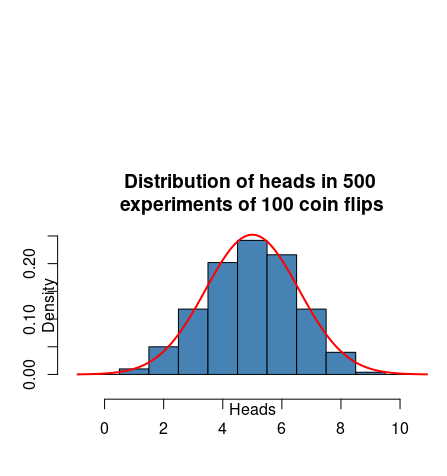

Source code (R):
# -------------------------------------------------
# 1. Settings
n      <- 10           # flips per experiment
p      <- 0.5          # probability of a head
reps   <- 500          # how many repetitions (larger → smoother histogram)

# -------------------------------------------------
# 2. Simulate the experiment
set.seed(2026)                              # optional, for reproducibility
heads <- rbinom(reps, size = n, prob = p)   # number of heads in each run
par(mar = c(5, 4, 12, 1) + 0.0)

# -------------------------------------------------
# 3. Plot the empirical distribution (histogram)
hist(heads,
     breaks = seq(-0.5, n + 0.5, by = 1),   # one bar per possible count
     freq   = FALSE,                        # density on the y‑axis
     ylim = c(0, 0.25),                     # increase the y limit
     col    = "steelblue",
     main   = paste("Distribution of heads in", reps,
                    "\nexperiments of 100 coin flips"),
     line   = 1,
     xlab   = "Heads",
     ylab   = "Density")

# -------------------------------------------------
# 4. Add the normal approximation
mu    <- n * p                     # mean  = 50
sigma <- sqrt(n * p * (1 - p))     # sd    = 5

curve(dnorm(x, mean = mu, sd = sigma),
      from = mu - 4 * sigma,
      to   = mu + 4 * sigma,
      col  = "red",
      lwd  = 2,
      add  = TRUE)
